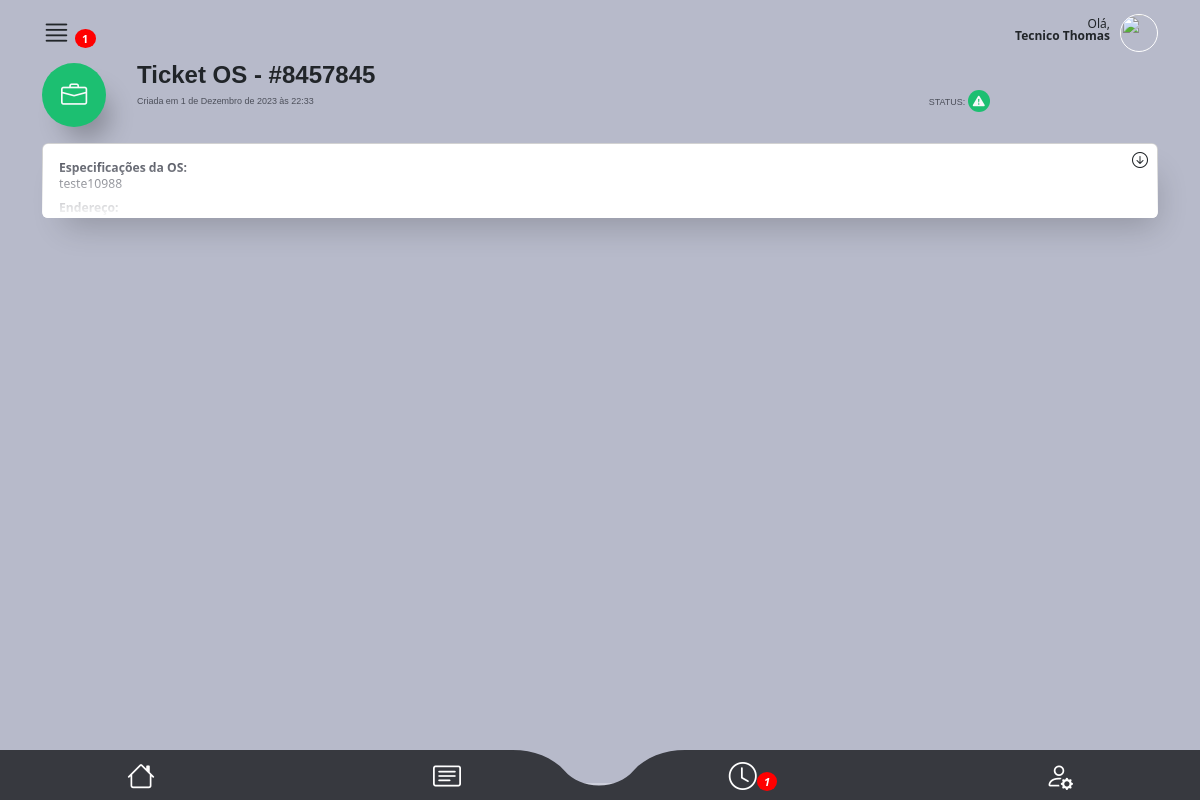
The app's page /main/os_detail2/9 (signed in) with its own data.
### authentication/models.py (models this page shows, shortened)
class CustomUser(AbstractUser):
    telefone = models.CharField(max_length=15, null=False)
    endereco = models.ForeignKey(
        Endereco, on_delete=models.CASCADE, null=True, default=None
    )
    foto = models.ImageField(upload_to="img/perfil_user/", null=True, blank=True)
    email = models.EmailField(unique=True)

### staff/models.py (models this page shows, shortened)
class OrdemDeServico(models.Model):
    ticket = models.CharField(max_length=200, unique=True)
    tecnico = models.ForeignKey(
        CustomUser,
        on_delete=models.CASCADE,
        related_name="ordens_técnico",
        null=True,
        default=None,
    )
    staff = models.ForeignKey(
        CustomUser, on_delete=models.CASCADE, related_name="ordens_staff"
    )
    descricao = models.TextField(max_length=600)
    previsao_chegada = models.DateTimeField(editable=True)
    previsao_execucao = models.DateTimeField(editable=True)
    material = models.CharField(max_length=100, validators=[MinLengthValidator(3)])
    equipamento = models.CharField(max_length=100, validators=[MinLengthValidator(3)])
    data_criacao = models.DateTimeField(auto_now_add=True)
    cliente = models.ForeignKey(Cliente, on_delete=models.CASCADE)
    endereco = models.ForeignKey(Endereco, on_delete=models.CASCADE)
    contrato = models.CharField(max_length=700, null=True, blank=True)
    atividade = models.CharField(max_length=50, choices=ACTIVITY_CHOICES)
    status_tecnico = models.CharField(max_length=50, choices=TECNICAL_CHOICES)
    status = models.CharField(
        max_length=10, choices=STATUS_CHOICES, default="Aguardando"
    )
    atraso_em_minutos = models.CharField(max_length=50, choices=ATRASO_CHOICES)
    atraso_descricao = models.TextField(max_length=400)
    descricao_reagendamento = models.TextField(max_length=400)
    vezes_reagendada = models.IntegerField(default=0)
    aceite = models.BooleanField(default=False)

### main/views.py (the view)
# urls.py: path("os_detail2/<int:ordem_id>", views.os_detail2, name="os_detail2"),
@user_passes_test(is_tecnico)
def os_detail2(request, ordem_id):
    try:
        user = request.user
        aceites = calcula_aceite(user)
        ordem = get_object_or_404(
            OrdemDeServico,
            id=ordem_id,
            tecnico=user,
            status__in=["Atenção", "Urgente", "Aguardando", "Concluído"],
        )
        return render(
            request,
            "os_detail2.html",
            {
                "ordem": ordem,
                "user": user,
                **aceites,
            },
        )
    except Exception as e:
        return render(request, "error.html", {"error_message": str(e)})

### authentication/models.py (called while the page is built)
    def __str__(self):
        return f"{self.rua}, {self.numero}, {self.complemento}, {self.bairro}, {self.cidade}, {self.estado}, CEP: {self.cep}"

### main/helpers.py (called while the page is built)
def is_tecnico(user):
    return user.groups.filter(name="Técnico").exists()

def calcula_aceite(user):
    try:
        ordens = OrdemDeServico.objects.filter(
            tecnico=user, aceite=False, status__in=["Aguardando", "Atenção", "Urgente"]
        )
        pendentes = len(ordens)
        return {"pendentes": pendentes}
    except Exception as e:
        print(f"Erro ao calcular aviso: {e}")
        return {"pendentes": 0}

### main/templates/os_detail2.html (shortened to what this page needs)
{% extends "base2.html" %}
{% block rest %}
      <section id="detalhes_oc_scr">
        <div class="container">
            <div id="oc_detalhes">
              <div class="oc_titulo mb-1 mb-md-3">
                <div class="row">
                  <div class="col-3 col-md-1">
                    <div class="{% if ordem.status == 'Aguardando' %}icon bg01{% elif ordem.status == 'Atenção' %}icon bg06{% elif ordem.status == 'Urgente' %}icon bg05{% else %}icon bg02{% endif %}">
                        <i class="bi bi-briefcase text-light"></i>
                      </div>
                  </div>
                  <div class="col-9 col-md-10">
                    <h4 class="font-bold">
                      Ticket OS - #{{ordem.ticket}}
                    </h4>
                    <div class="row">
                      <div class="col-8 col-md-10">
                        <p class="font-medium color04">Criada em {{ordem.data_criacao}}</p>
                      </div>
                      <div class="col-4 col-md-2">
                        <p class="font-medium color04">STATUS:
                          <span class="{% if ordem.status == 'Aguardando' %}icon_sm bg01{% elif ordem.status == 'Atenção' %}icon_sm bg06{% elif ordem.status == 'Urgente' %}icon_sm bg05{% else %}icon_sm bg02{% endif %}">
                            {% if ordem.status == 'Aguardando' %}
                              <i class="bi bi-clock text-light"></i>
                            {% elif ordem.status == 'Atenção' %}
                              <i class="bi bi-flag text-light"></i>
                            {% else %}
                              <i class="bi bi-exclamation-triangle-fill text-light"></i>
                            {% endif %}
                          </span>
                        </p>
                      </div>
                    </div>
                  </div>
                </div>
              </div>
              <div class="oc_espec box-shadow">
                <span class="icon"><i class="bi bi-arrow-down-circle"></i></span>
                <div class="collapse" id="oc_espec">
                  <div class="card card-body color04">
                    <div class="row">
                      <div class="col-12">
                        <p><strong>Especificações da OS:</strong></p>
                        <p>{{ordem.descricao}} </p>
                      </div>
                      <div class="col-12 mt-2">
                        <p><strong>Endereço:</strong></p>
                        <p id="endereco">{{ordem.endereco}}</p>
                      </div>
                  </div>
                </div>
            </div>
            </div>
        </div>
      </section>
{% endblock %}

### main/templates/base2.html (shortened to what this page needs)
{%load static%}
<!DOCTYPE html>
<html lang="en" data-bs-theme="auto">
  <head>
    <link
      rel="stylesheet"
      href="https://cdn.jsdelivr.net/npm/@docsearch/css@3"
    />
    <link
      rel="stylesheet"
      href="https://cdn.jsdelivr.net/npm/bootstrap-icons@1.11.1/font/bootstrap-icons.css"
    />
    <link
      href="{% static 'assets/dist/css/bootstrap.min.css' %}"
      rel="stylesheet"
    />
    <link href="{% static 'assets/css/app_mamminfo.css' %}" rel="stylesheet" />
  </head>
  <body>
    <main class="bg03">
      <header>
        <div class="container">
          <div id="super_menu">
            <div class="row">
              <div class="col-3 text-start">
                <i class="bi bi-justify i_main"></i> {% if pendentes != 0 %}<span class="badge">{{ pendentes }}</span>{% endif %}
              </div>
              <div class="col-9 text-end">
                <p class="mt-2">
                  Olá,<br />
                  <strong>{{ user.first_name }} {{ user.last_name }}</strong>
                </p>
                <div class="photo_user mt-1">
                  {% if request.user.foto %}
                  <img src="{{ request.user.foto.url }}" alt="User Photo" />
                  {% else %}
                  <img
                    src="https://cdn-icons-png.flaticon.com/512/3106/3106807.png?auto=format&fit=crop&q=80&w=1760&ixlib=rb-4.0.3&ixid=M3wxMjA3fDB8MHxwaG90by1wYWdlfHx8fGVufDB8fHx8fA%3D%3D"
                    alt=""
                  />
                  {% endif %}
                </div>
              </div>
            </div>
          </div>
        </div>
      </header>
      {% block rest %}{% endblock %}
    </main>
    <footer>
      <ul class="row">
        <li class="col-3 mt-1">
          <a href="{% url 'dashboard' %}"><i class="bi bi-house"></i></a>
        </li>
        <li class="col-3 p-0 mt-1 text-start text-md-center">
          <a href="{% url 'minhas_os' %}" class="text-start text-md-center"
            ><i class="bi bi-card-text"></i
          ></a>
        </li>
        <li class="col-3 p-0 mt-1 text-end text-md-center">
          <a href="{% url 'aceite' %}" class="text-end text-md-center"
            ><i class="bi bi-clock">{% if pendentes != 0 %}<span class="badge">{{ pendentes }}</span>{% endif %}</i
          ></a>
        </li>
        <li class="col-3 mt-1">
          <a href="{% url 'tela_user' %}"><i class="bi bi-person-gear"></i></a>
        </li>
      </ul>
    </footer>
  </body>
</html>

### main/templates/static/assets/css/app_mamminfo.css (style rules this page uses)
html { font-family: 'Noto', sans-serif;background: #ced0dc; }
.font-medium { font-family: 'NotoMedium', sans-serif;font-weight: 400; }
.font-bold { font-family: 'NotoBold', sans-serif;font-weight: 600; }
.bg02 { background: #1cbf71; }
.bg03 { background: #b7baca; }
.color04 { color: #4c4f5a; }
section { height: auto;min-height: 90vh;max-width: 100vw;width: 100%; }
.box-shadow { box-shadow: 10px 20px 32px -12px rgba(0,0,0,.2); }
#super_menu { padding: 10px 0;position: relative; }
#super_menu p { font-size: .75rem;line-height: 100%;display: inline-block;margin: 0 10px 0 0; }
#super_menu .i_main { font-size: 1.8rem; }
#super_menu .photo_user { float: right;display: inline-block; }
#super_menu .photo_user img { width: 38px;height: 38px;display: block;border-radius: 38px;object-fit: cover;transform-origin: 50% 50%;border: 1px solid #fff; }
footer { position: fixed;z-index: 5; width: 100%;bottom: 0;background: url(../img/footer.svg) 50% 50% / cover;height: 50px; }
footer ul { padding: 0;margin: 0;text-align: center; }
footer ul li { list-style: none;display: inline-block; }
footer li a { color: #fff;font-size: 1.75rem;width: 100%;text-align: center;display: block; }
#oc_detalhes .oc_titulo .icon { width: 64px;height: 64px;border-radius: 64px;display: inline-block;text-align: center;line-height: 64px;box-shadow: 12px 20px 24px -8px rgba(0,0,0,.25); }
#oc_detalhes .oc_titulo .icon i { font-size: 1.64rem; }
#oc_detalhes .oc_titulo h4 { line-height: 100%; }
#oc_detalhes .oc_titulo p { font-size: .56rem;margin: 0; }
#oc_detalhes .oc_titulo .icon_sm { width: 22px;height: 22px;border-radius: 22px;display: inline-block;text-align: center;line-height: 22px;margin-top: -5px; }
#oc_detalhes .oc_titulo .icon_sm i { font-size: .75rem; }
#oc_detalhes .oc_espec { position: relative;overflow: hidden;border-radius: 6px; }
#oc_detalhes .oc_espec .collapse, #oc_detalhes .oc_espec .collapsing { display: block;height: 75px;overflow: hidden; }
#oc_detalhes .oc_espec p { font-size: .76rem;margin:0;line-height: 132%; }
#oc_detalhes .oc_espec .icon { position: absolute;top: 5px;right: 10px;z-index: 2; }
#oc_detalhes .oc_espec .collapse::before { position: absolute;bottom: 0;left: 0;right: 0;width: 100%;height: 60px;display: block;content: "";z-index: 1; background: rgb(255,255,255);background: linear-gradient(0deg, rgba(255,255,255,1) 0%, rgba(255,255,255,0) 100%); }
#oc_detalhes { padding-bottom: 50px; }

### records on screen
CustomUser: first_name "Tecnico", last_name "Thomas"
OrdemDeServico: ticket "8457845", data_criacao "1 de Dezembro de 2023 às 22:33", descricao "teste10988"

### other values on screen
{{ pendentes }} "1"
